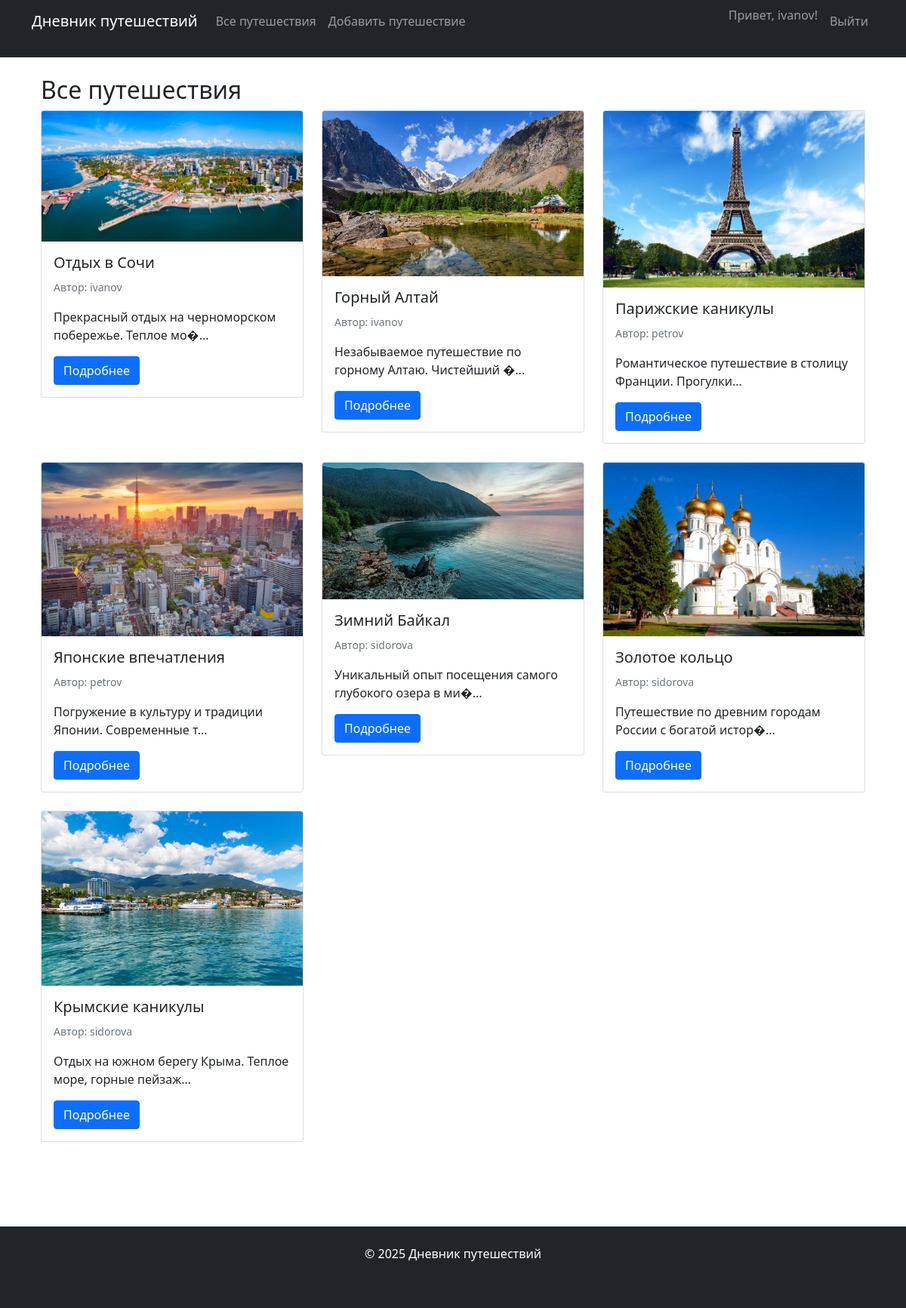
/view_trips.php (signed in), run on the app's committed database.
### tables this page shows
CREATE TABLE `trips` (
  `id` int(11) NOT NULL,
  `user_id` int(11) NOT NULL,
  `title` varchar(100) NOT NULL,
  `location` varchar(100) NOT NULL,
  `latitude` decimal(10,8) DEFAULT NULL,
  `longitude` decimal(11,8) DEFAULT NULL,
  `description` text NOT NULL,
  `cost` decimal(10,2) DEFAULT NULL,
  `heritage_sites` text DEFAULT NULL,
  `visit_places` text DEFAULT NULL,
  `comfort_rating` int(11) DEFAULT NULL,
  `image_path` varchar(255) DEFAULT NULL,
  `created_at` datetime DEFAULT current_timestamp()
);

CREATE TABLE `users` (
  `id` int(11) NOT NULL,
  `username` varchar(50) NOT NULL,
  `email` varchar(100) NOT NULL,
  `password` varchar(255) NOT NULL,
  `created_at` datetime DEFAULT current_timestamp()
);

### view_trips.php (the view, shortened to what this page needs)
<?php
require_once 'config/database.php';
require_once 'includes/header.php';
try {
    $stmt = $pdo->query("SELECT t.*, u.username FROM trips t JOIN users u ON t.user_id = u.id ORDER BY t.created_at DESC");
    $trips = $stmt->fetchAll();
} catch (PDOException $e) {
    die("Ошибка при получении путешествий: " . $e->getMessage());
}
?>
<div class="container">
    <h2>Все путешествия</h2>
    <?php if (empty($trips)): ?>
        <p>Пока нет ни одного путешествия.</p>
    <?php else: ?>
        <div class="row">
            <?php foreach ($trips as $trip): ?>
                <div class="col-md-4 mb-4">
                    <div class="card">
                        <?php if ($trip['image_path']): ?>
                            <img src="<?php echo htmlspecialchars($trip['image_path']); ?>" class="card-img-top" alt="<?php echo htmlspecialchars($trip['title']); ?>">
                        <?php endif; ?>
                        <div class="card-body">
                            <h5 class="card-title"><?php echo htmlspecialchars($trip['title']); ?></h5>
                            <p class="card-text"><small class="text-muted">Автор: <?php echo htmlspecialchars($trip['username']); ?></small></p>
                            <p class="card-text"><?php echo htmlspecialchars(substr($trip['description'], 0, 100)); ?>...</p>
                            <a href="trip_detail.php?id=<?php echo $trip['id']; ?>" class="btn btn-primary">Подробнее</a>
                        </div>
                    </div>
                </div>
            <?php endforeach; ?>
        </div>
    <?php endif; ?>
</div>
<?php require_once 'includes/footer.php'; ?>

### css/style.css (style rules this page uses)
html, body { height: 100%; margin: 0; }
body { display: flex; flex-direction: column; min-height: 100vh; }
.container { flex: 1 0 auto; padding-bottom: 20px; }

### data on the page
trips: image_path (picture), title "Отдых в Сочи", user.username "ivanov", description "Прекрасный отдых на черноморском побережье. Теплое мо�"
trips: image_path (picture), title "Горный Алтай", user.username "ivanov", description "Незабываемое путешествие по горному Алтаю. Чистейший �"
trips: image_path (picture), title "Парижские каникулы", user.username "petrov", description "Романтическое путешествие в столицу Франции. Прогулки"
trips: image_path (picture), title "Японские впечатления", user.username "petrov", description "Погружение в культуру и традиции Японии. Современные т"
trips: image_path (picture), title "Зимний Байкал", user.username "sidorova", description "Уникальный опыт посещения самого глубокого озера в ми�"
trips: image_path (picture), title "Золотое кольцо", user.username "sidorova", description "Путешествие по древним городам России с богатой истор�"
trips: image_path (picture), title "Крымские каникулы", user.username "sidorova", description "Отдых на южном берегу Крыма. Теплое море, горные пейзаж"

### other printed values
$_SESSION['username'] "ivanov"
